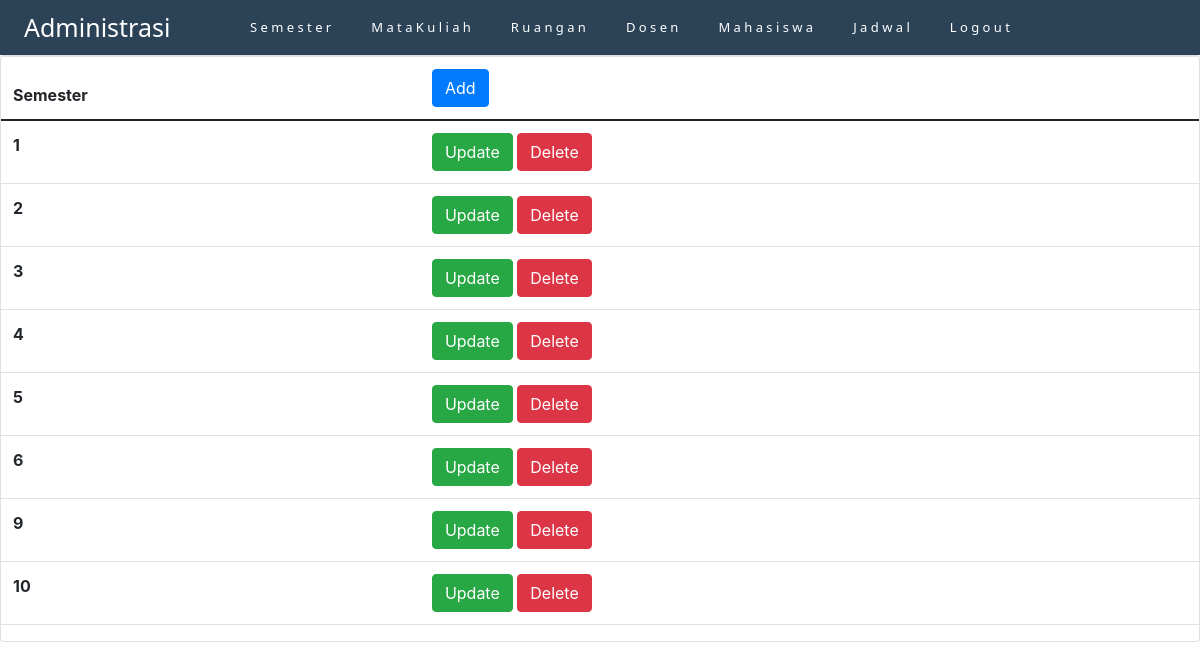
The page /tubes/view/admin-view.php (signed in) on the database its author committed.
### tables this page shows
CREATE TABLE `semester` (
  `semester_ke` int(11) NOT NULL
);

### tubes/view/admin-view.php (the view, shortened to what this page needs)
<?php
include_once "../connection.php";
?>
<!doctype html>
<html lang="en">
<head>
  <link href="https://cdn.jsdelivr.net/npm/bootstrap@5.0.2/dist/css/bootstrap.min.css" rel="stylesheet">
  <link rel="stylesheet" href="https://cdn.jsdelivr.net/npm/bootstrap@4.0.0/dist/css/bootstrap.min.css">
</head>
<body>
  <nav class="navbar navbar-custom">
    <a class="navbar-brand" href="#">Administrasi</a>
    <button class="navbar-toggler" type="button" data-toggle="collapse" data-target="#navbarNavAltMarkup" aria-controls="navbarNavAltMarkup" aria-expanded="false" aria-label="Toggle navigation">
      <span class="navbar-toggler-icon"></span>
    </button>
    <ul class="nav">
      <li class="nav-item">
        <a class="nav-link active" href="../view/admin-view.php">S e m e s t e r</a>
      </li>
      <li class="nav-item">
        <a class="nav-link " href=""> </a>
      </li>
      <li class="nav-item">
        <a class="nav-link active" href="../view/admin-view-matkul.php">M a t a K u l i a h</a>
      </li>
      <li class="nav-item">
        <a class="nav-link " href=""> </a>
      </li>
      <li class="nav-item">
        <a class="nav-link active" href="../view/admin-view-ruangan.php">R u a n g a n</a>
      </li>
      <li class="nav-item">
        <a class="nav-link " href=""> </a>
      </li>
      <li class="nav-item">
        <a class="nav-link active" href="../view/admin-view-dosen.php">D o s e n</a>
      </li>
      <li class="nav-item">
        <a class="nav-link " href=""> </a>
      </li>
      <li class="nav-item">
        <a class="nav-link active" href="../view/admin-view-mahasiswa.php">M a h a s i s w a</a>
      </li>
      <li class="nav-item">
        <a class="nav-link " href=""> </a>
      </li>
      <li class="nav-item">
        <a class="nav-link" href="../view/admin-view-jadwal.php">J a d w a l</a>
      </li>
      <li class="nav-item">
        <a class="nav-link " href=""> </a>
      </li>
      <li class="nav-item">
        <a class="nav-link" href="../user/logout.php">L o g o u t</a>
      </li>
    </ul>
  </nav>
  <div class="card">
    <table class="table">
      <thead>
        <tr>
          <th>Semester</th>
          <th><a class='btn btn-primary' href='../admin_function/admin-add-semester.php'>Add</a></th>
        </tr>
      </thead>
      <tbody>
        <?php
        $sql = "select * from semester";
        $result = $con->query($sql);
        while ($row = $result->fetch_assoc()) {
          echo "
      <tr>
        <th>$row[semester_ke]</th>
        <td>
        <a class='btn btn-success' href='../admin_function/admin-update-semester.php?semester_ke=$row[semester_ke]'>Update</a>
                  <a class='btn btn-danger' href='?semester_ke=$row[semester_ke]'onClick=\"return confirm('Do you want to Delete this data ?');\"'>Delete</a>
                </td>
      </tr>
      ";
        }
        ?>
      </tbody>
    </table>
  </div>
</body>
</html>

### tubes/view/admin-view.php (style rules this page uses)
.navbar-custom { background-color: #2B4257; height: 55px; }
.navbar-brand { color: white; position: absolute; left: 2%; font-family: system-ui; font-size: 25px; }
.nav { position: absolute; left: 20%; }
.nav-link { color: white; font-size: small; font-family: system-ui; padding: 10px; }
body { background-color: white; }

### rows shown on the page
semester: semester_ke "1"
semester: semester_ke "2"
semester: semester_ke "3"
semester: semester_ke "4"
semester: semester_ke "5"
semester: semester_ke "6"
semester: semester_ke "9"
semester: semester_ke "10"
